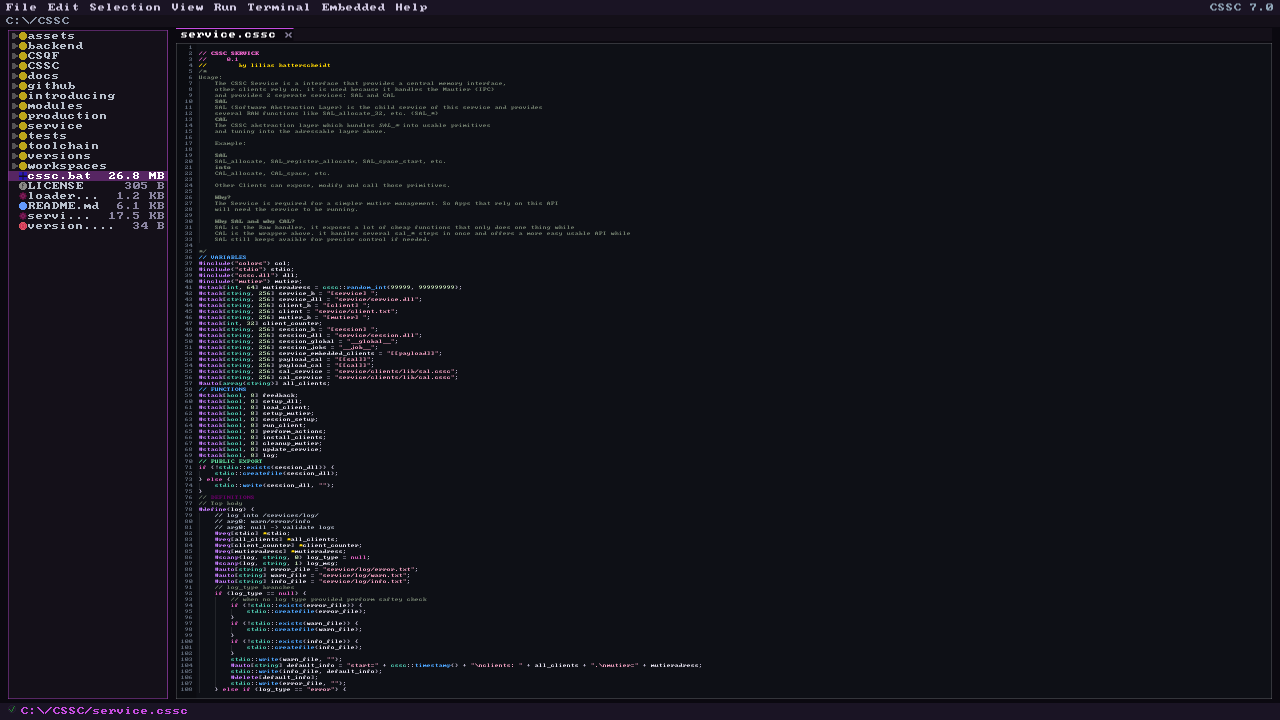
#> input picture webtools/screenshots/SyntaxStyle.png, 2559 x 1439 px (shown at 1/2 size)
$ python crop_shots.py
#> lines starting #> are read from the running program, lines starting #| are printed output that depends on the picture
#!/usr/bin/env python3
"""
Trim the dead space off the IDE screenshots.

The raw captures are full 2560x1440 frames with a lot of empty editor below the
code. Shrinking them to what actually matters means the page ships a quarter of
the pixels and the reader sees the point instead of a field of black.

Nothing is scaled or recolored, this only cuts rows and columns whose pixels
are all one of the editor's background tones. Originals are left alone; the
results go to web/img/.
"""

from pathlib import Path

from PIL import Image

HERE = Path(__file__).resolve().parent
SHOTS = HERE / "screenshots"
OUT = HERE.parent / "web" / "img"

# Every background tone in the IDE stays below 40 on its brightest channel
# (#0E1016, #141019, #1A1424), while the dimmest thing worth keeping, the
# purple selection band #572663, reaches 99. 45 splits them cleanly.
INK = 45

# A row or column only counts as content if it carries at least this many lit
# pixels. Without it the 2px pane border, which runs the full width and height,
# would make every frame look full of content and nothing would ever be cut.
MIN_LIT = 8

# name -> (source, how to cut it)
#
# An int means autocrop with that much padding, which is right for the frames
# meant to show the whole IDE. A 4-tuple is an explicit box, used where the
# point is one detail: the page can only give an image about 1600px, and a full
# 2500px capture squeezed into that turns the code into grey mush. Cutting to
# the part that carries the point keeps it near 1:1 and readable.
JOBS = {
    "syntax": ("SyntaxStyle.png", 8),
    "analyzer_full": ("lsp_sema_ownership.png", 8),
    "autoclean_full": ("ide_autoclean.png", 8),
    "debug_trace_full": ("ide_debug_trace.png", 8),

    "workspace": ("IDE.png", (0, 0, 2556, 560)),
    "analyzer": ("lsp_sema_ownership.png", (335, 75, 2020, 488)),
    "ownership_freed": ("ide_ownership_freed.png", (0, 0, 1010, 990)),
    "ownership_leak": ("ide_ownership_leak.png", (0, 0, 1010, 960)),
    "autoclean": ("ide_autoclean.png", (300, 950, 1500, 1085)),
    "autoclean_report": ("ide_autoclean.png", (10, 1195, 900, 1345)),
    "debug_ip": ("ide_debug_trace.png", (330, 5, 1420, 395)),
    "debug_track": ("ide_debug_trace.png", (0, 1095, 900, 1280)),
    "comments": ("SyntaxStyle.png", (280, 505, 1250, 1015)),
    "hover": ("lsp_hover_slot.png", 0),
    "completions": ("lsp_completitions.png", 0),
    "arguments": ("lsp_arguments.png", 0),
}


def content_box(im, pad):
    """Bounding box of the rows and columns that actually carry ink."""
#> called with pad = 8
    width, height = im.size
#> width = 2559; height = 1439
    lit = im.point(lambda v: 255 if v >= INK else 0).convert("L")
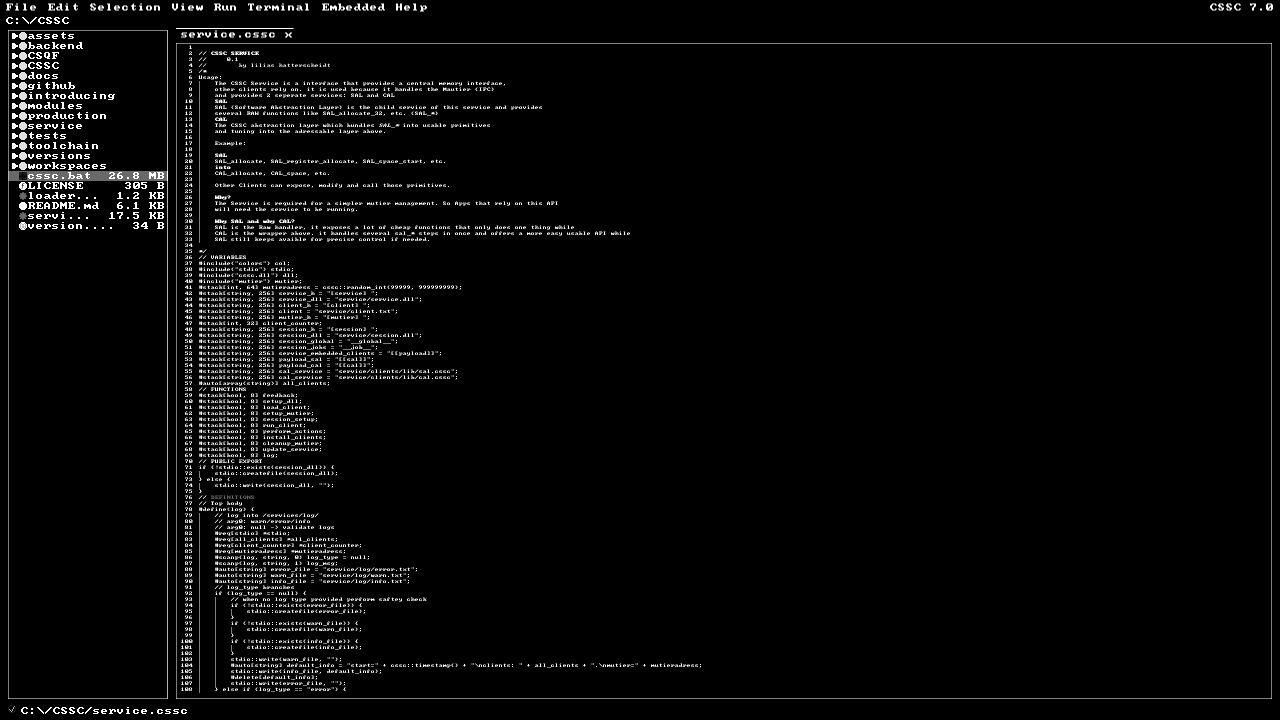
#> lit: PIL image 2559x1439 L (shown at 1/2 size); min 0, max 255, mean 7.3
    px = lit.load()

    row_counts = [0] * height
#> row_counts = 1439 values from 0 to 0
    col_counts = [0] * width
#> col_counts = 2559 values from 0 to 0
    for y in range(height):
        row = row_counts
        for x in range(width):
            if px[x, y]:
                row[y] += 1
                col_counts[x] += 1

    rows = [y for y in range(height) if row_counts[y] >= MIN_LIT]
#> rows = 1028 values from 7 to 1427
    cols = [x for x in range(width) if col_counts[x] >= MIN_LIT]
#> cols = 1133 values from 12 to 2545

    if not rows or not cols:
        return (0, 0, width, height)

    return (
        max(cols[0] - pad, 0),
        max(rows[0] - pad, 0),
        min(cols[-1] + 1 + pad, width),
        min(rows[-1] + 1 + pad, height),
    )


def main():
    OUT.mkdir(parents=True, exist_ok=True)

    for name, (source, how) in JOBS.items():
        path = SHOTS / source
        if not path.exists():
            print(f"skip   {source} (not found)")
            continue

        im = Image.open(path).convert("RGB")
        if isinstance(how, tuple):
            box = (
                max(how[0], 0), max(how[1], 0),
                min(how[2], im.size[0]), min(how[3], im.size[1]),
            )
        else:
            box = content_box(im, how)
#> box = (4, 0, 2554, 1436)
        cropped = im.crop(box)
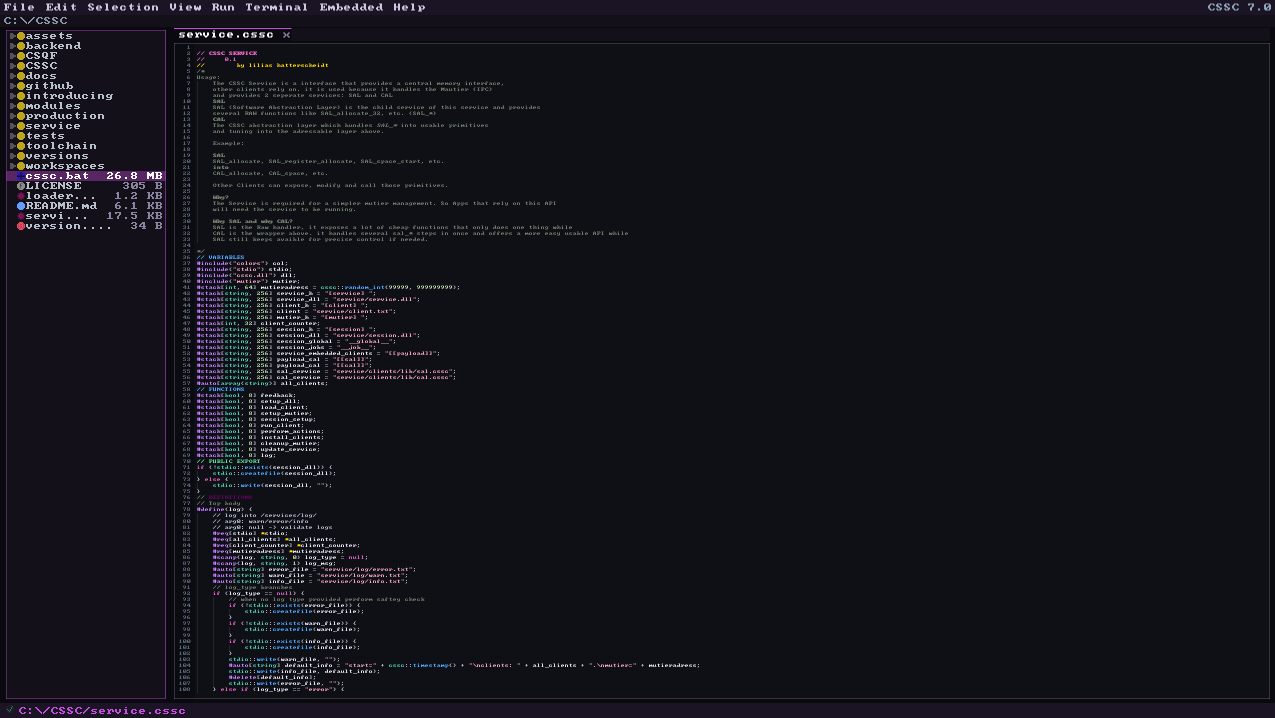
#> cropped: PIL image 2550x1436 RGB (shown at 1/2 size); mean R, G, B 19.4, 19.8, 27.1

        target = OUT / f"{name}.png"
        cropped.save(target, optimize=True)

        before = path.stat().st_size
#> (the run stopped early here; a loop or call above may not have finished)

$ run again, with webtools/screenshots/ide_ownership_pair.png copied over webtools/screenshots/SyntaxStyle.png
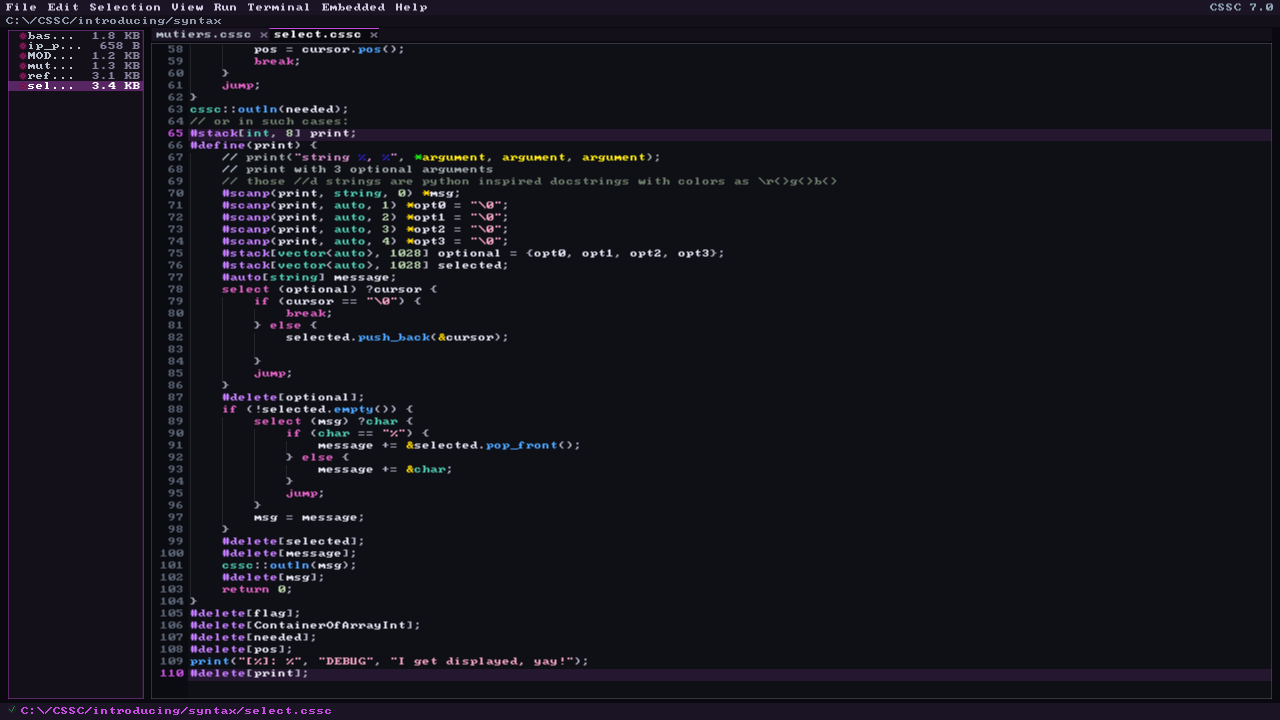
#> input picture webtools/screenshots/ide_ownership_pair.png, 2559 x 1439 px (shown at 1/2 size)
#> in content_box, `lit = im.point(lambda v: 255 if v >= INK else 0).convert("L")`:
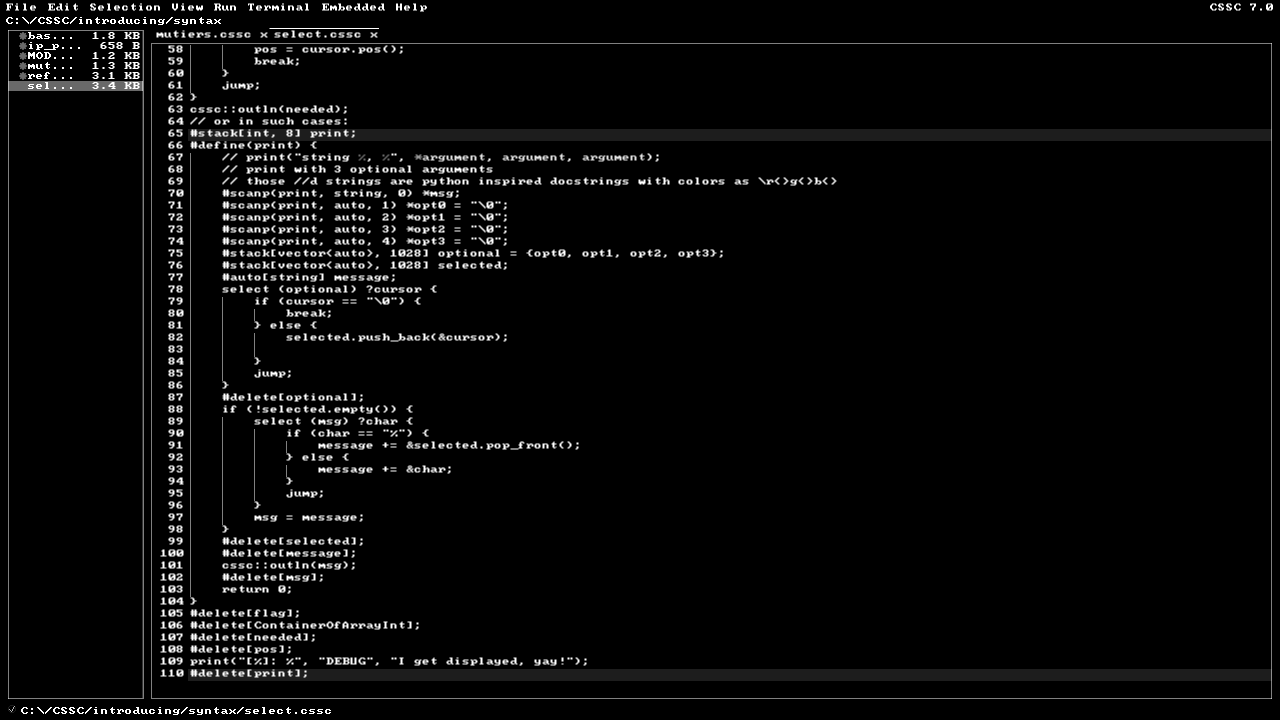
#> lit: PIL image 2559x1439 L (shown at 1/2 size); min 0, max 255, mean 8.7
#> box = (4, 0, 2554, 1438)
#> in main, `cropped = im.crop(box)`:
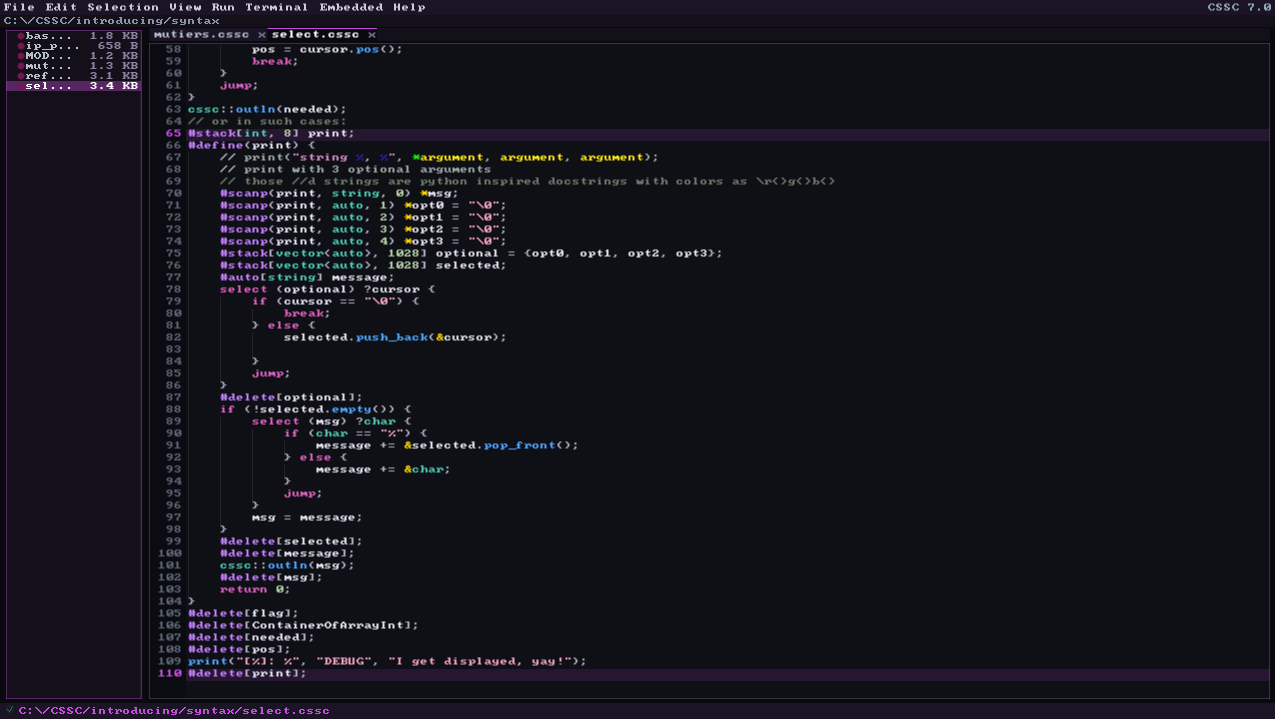
#> cropped: PIL image 2550x1438 RGB (shown at 1/2 size); mean R, G, B 20.5, 20.3, 28.4

$ run again, with webtools/screenshots/lsp_sema_issues.png copied over webtools/screenshots/SyntaxStyle.png
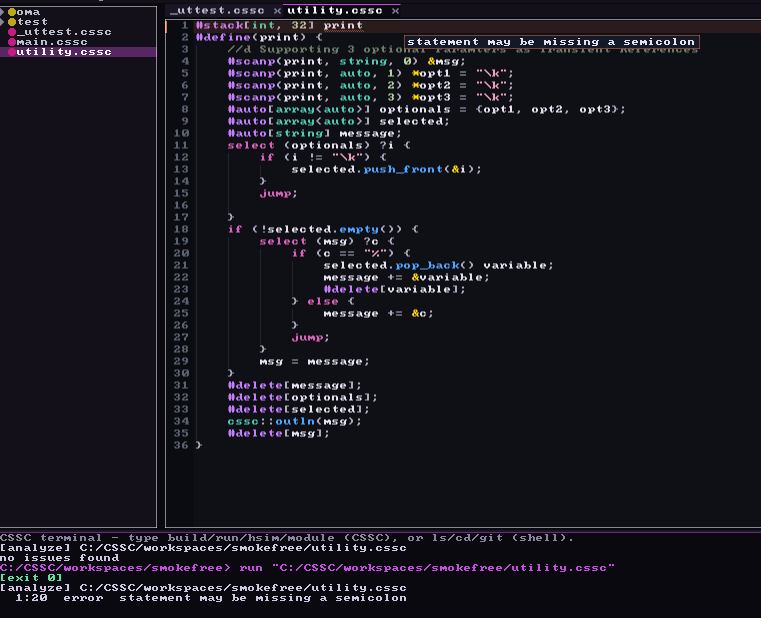
#> input picture webtools/screenshots/lsp_sema_issues.png, 1521 x 1236 px (shown at 1/2 size)
#> in content_box, `lit = im.point(lambda v: 255 if v >= INK else 0).convert("L")`:
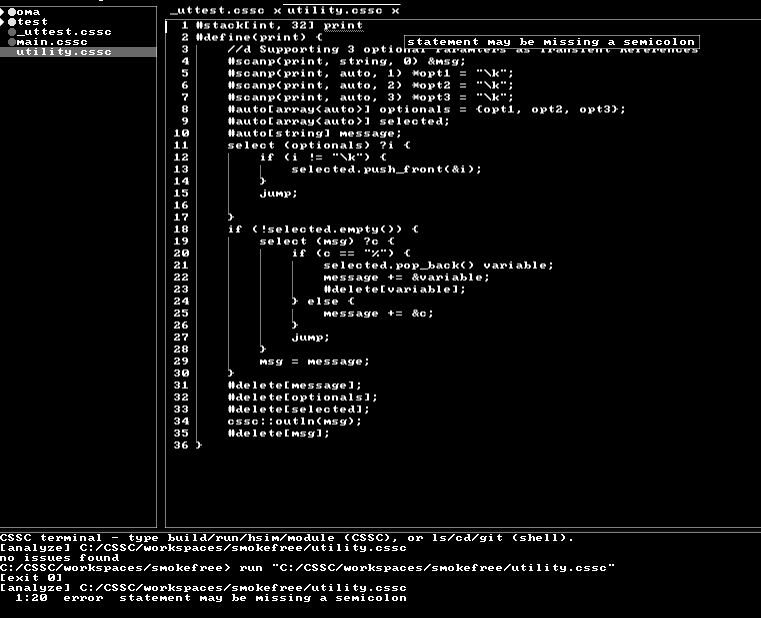
#> lit: PIL image 1521x1236 L (shown at 1/2 size); min 0, max 255, mean 12.7
#> box = (0, 0, 1408, 1212)
#> in main, `cropped = im.crop(box)`:
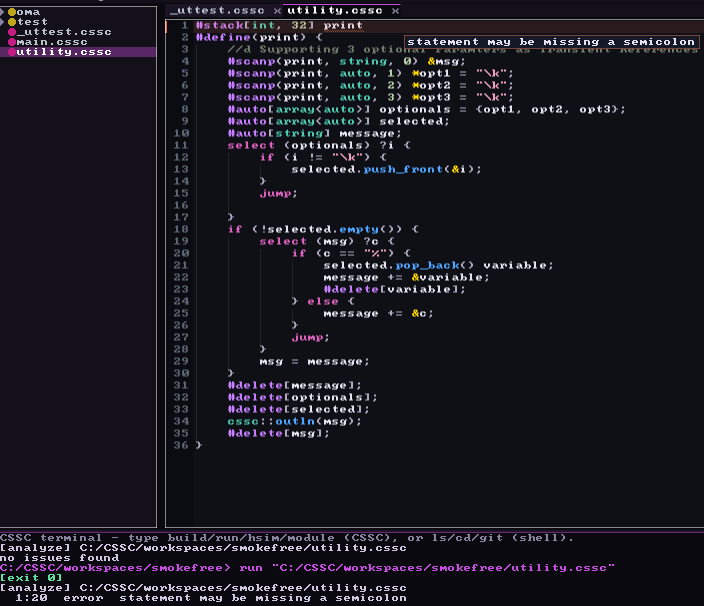
#> cropped: PIL image 1408x1212 RGB (shown at 1/2 size); mean R, G, B 24.6, 23.4, 31.9
